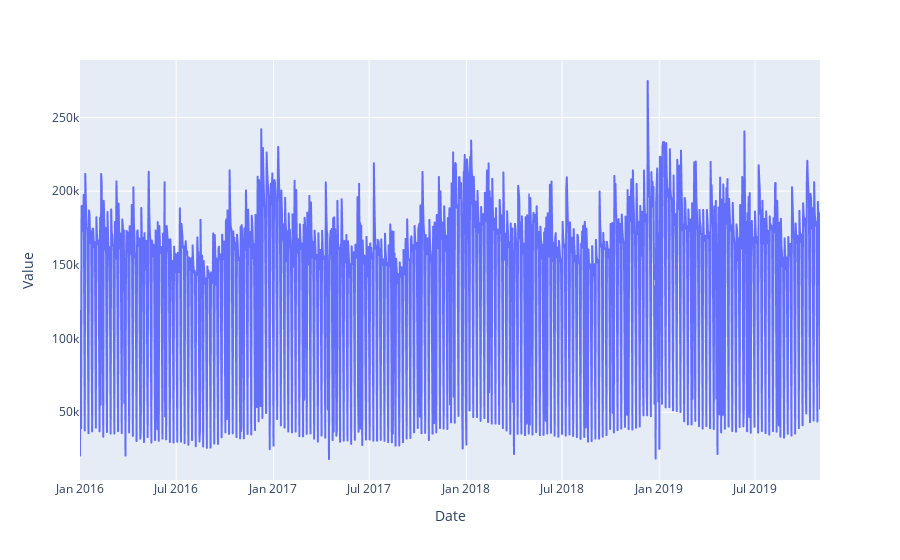

Source (notebook cell):
### Code cell
import plotly.express as px
import numpy as np
fig = px.line(x=line_unit['Date'], y=line_unit['Value'], labels={'x':'Date', 'y':'Value'})
fig.show()

### Figure 1 — Plotly figure (JSON) as saved in the notebook; plotly's stock layout.template omitted (floating-point values rounded to 4 significant figures; data arrays with more than 128 entries replaced by an {"elided": "..."} marker saying what was removed)
{"data": [{"hovertemplate": "Date=%{x}<br>Value=%{y}<extra></extra>", "legendgroup": "", "line": {"color": "#636efa", "dash": "solid"}, "mode": "lines", "name": "", "showlegend": false, "type": "scattergl", "x": {"elided": "1401 str values"}, "xaxis": "x", "y": {"elided": "1401 int values"}, "yaxis": "y"}], "layout": {"legend": {"tracegroupgap": 0}, "margin": {"t": 60}, "xaxis": {"anchor": "y", "domain": [0, 1], "title": {"text": "Date"}}, "yaxis": {"anchor": "x", "domain": [0, 1], "title": {"text": "Value"}}}}
